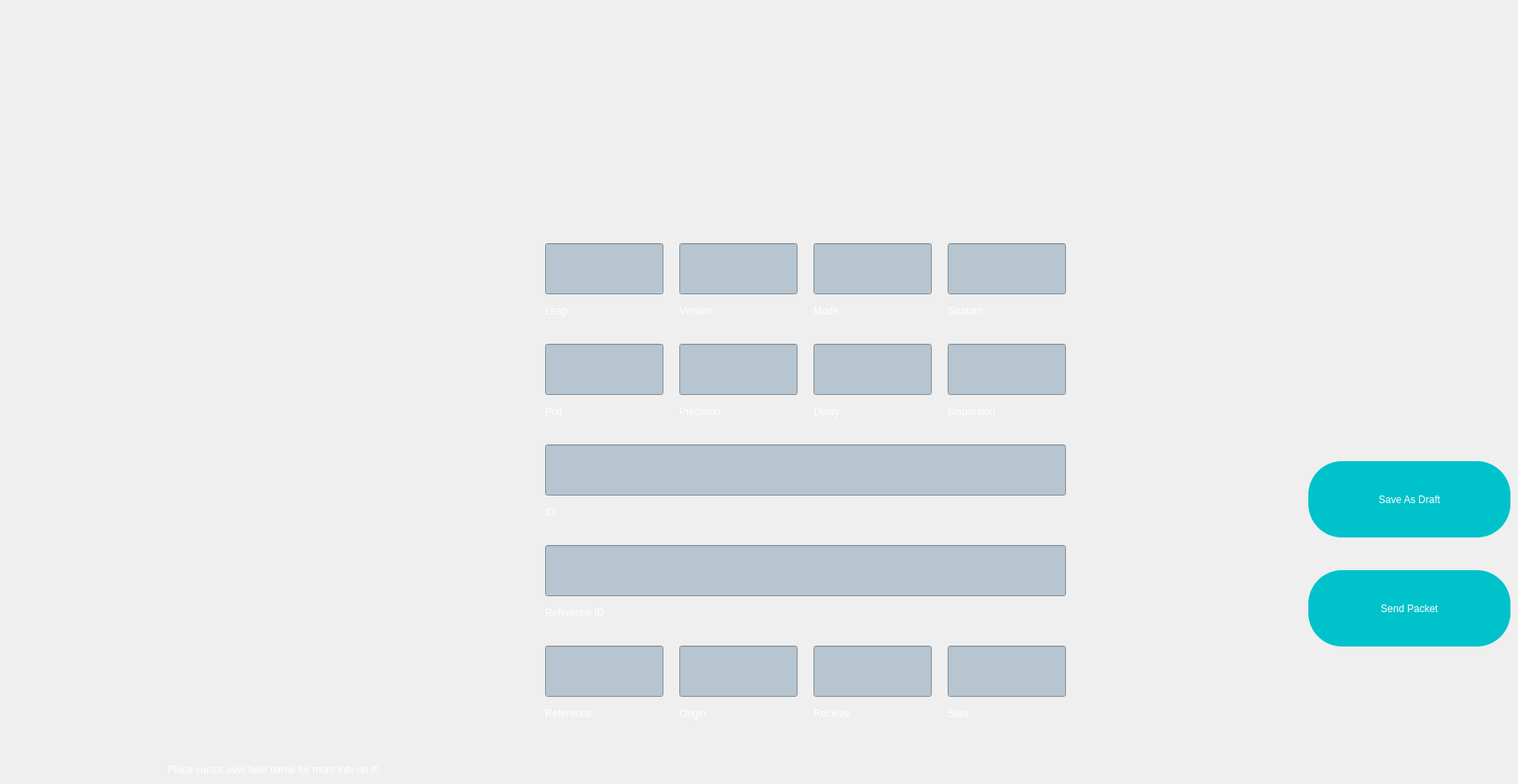
        <widget class="QWidget" name="NTP">
         <property name="styleSheet">
          <string notr="true">background-image: url(:/bg1/ntp.png);</string>
         </property>
         <widget class="QPushButton" name="send_ntp">
          <property name="geometry">
           <rect>
            <x>1560</x>
            <y>680</y>
            <width>241</width>
            <height>91</height>
           </rect>
          </property>
          <property name="autoFillBackground">
           <bool>false</bool>
          </property>
          <property name="styleSheet">
           <string notr="true">font: 20pt &quot;Franklin Gothic Raw&quot;;
color: rgb(255, 255, 255);
border-radius: 40px;
padding: 10px 10px;
background: rgb(0, 194, 203);
</string>
          </property>
          <property name="text">
           <string>Send Packet</string>
          </property>
         </widget>
         <widget class="QPushButton" name="draft_ntp">
          <property name="geometry">
           <rect>
            <x>1560</x>
            <y>550</y>
            <width>241</width>
            <height>91</height>
           </rect>
          </property>
          <property name="autoFillBackground">
           <bool>false</bool>
          </property>
          <property name="styleSheet">
           <string notr="true">font: 20pt &quot;Franklin Gothic Raw&quot;;
color: rgb(255, 255, 255);
border-radius: 40px;
padding: 10px 10px;
background: rgb(0, 194, 203);
</string>
          </property>
          <property name="text">
           <string>Save As Draft</string>
          </property>
         </widget>
         <widget class="QLineEdit" name="mode_field">
          <property name="geometry">
           <rect>
            <x>970</x>
            <y>290</y>
            <width>141</width>
            <height>61</height>
           </rect>
          </property>
          <property name="styleSheet">
           <string notr="true">background: rgb(183, 197, 208);</string>
          </property>
          <property name="text">
           <string/>
          </property>
         </widget>
         <widget class="QLineEdit" name="dispersion_field">
          <property name="geometry">
           <rect>
            <x>1130</x>
            <y>410</y>
            <width>141</width>
            <height>61</height>
           </rect>
          </property>
          <property name="styleSheet">
           <string notr="true">background: rgb(183, 197, 208);</string>
          </property>
          <property name="text">
           <string/>
          </property>
         </widget>
         <widget class="QLineEdit" name="id_field">
          <property name="geometry">
           <rect>
            <x>650</x>
            <y>530</y>
            <width>621</width>
            <height>61</height>
           </rect>
          </property>
          <property name="styleSheet">
           <string notr="true">background: rgb(183, 197, 208);</string>
          </property>
          <property name="text">
           <string/>
          </property>
         </widget>
         <widget class="QLineEdit" name="delay_field">
          <property name="geometry">
           <rect>
            <x>970</x>
            <y>410</y>
            <width>141</width>
            <height>61</height>
           </rect>
          </property>
          <property name="styleSheet">
           <string notr="true">background: rgb(183, 197, 208);</string>
          </property>
          <property name="text">
           <string/>
          </property>
         </widget>
         <widget class="QLineEdit" name="poll_field">
          <property name="geometry">
           <rect>
            <x>650</x>
            <y>410</y>
            <width>141</width>
            <height>61</height>
           </rect>
          </property>
          <property name="styleSheet">
           <string notr="true">background: rgb(183, 197, 208);</string>
          </property>
          <property name="text">
           <string/>
          </property>
         </widget>
         <widget class="QLineEdit" name="sent_field">
          <property name="geometry">
           <rect>
            <x>1130</x>
            <y>770</y>
            <width>141</width>
            <height>61</height>
           </rect>
          </property>
          <property name="styleSheet">
           <string notr="true">background: rgb(183, 197, 208);</string>
          </property>
          <property name="text">
           <string/>
          </property>
         </widget>
         <widget class="QLineEdit" name="stratum_field">
          <property name="geometry">
           <rect>
            <x>1130</x>
            <y>290</y>
            <width>141</width>
            <height>61</height>
           </rect>
          </property>
          <property name="styleSheet">
           <string notr="true">background: rgb(183, 197, 208);</string>
          </property>
          <property name="text">
           <string/>
          </property>
         </widget>
         <widget class="QLineEdit" name="version_field">
          <property name="geometry">
           <rect>
            <x>810</x>
            <y>290</y>
            <width>141</width>
            <height>61</height>
           </rect>
          </property>
          <property name="styleSheet">
           <string notr="true">background: rgb(183, 197, 208);</string>
          </property>
          <property name="text">
           <string/>
          </property>
         </widget>
         <widget class="QLineEdit" name="precision_field">
          <property name="geometry">
           <rect>
            <x>810</x>
            <y>410</y>
            <width>141</width>
            <height>61</height>
           </rect>
          </property>
          <property name="styleSheet">
           <string notr="true">background: rgb(183, 197, 208);</string>
          </property>
          <property name="text">
           <string/>
          </property>
         </widget>
         <widget class="QLineEdit" name="leap_field">
          <property name="geometry">
           <rect>
            <x>650</x>
            <y>290</y>
            <width>141</width>
            <height>61</height>
           </rect>
          </property>
          <property name="styleSheet">
           <string notr="true">background: rgb(183, 197, 208);</string>
          </property>
          <property name="text">
           <string/>
          </property>
         </widget>
         <widget class="QLineEdit" name="referenceid_field">
          <property name="geometry">
           <rect>
            <x>650</x>
            <y>650</y>
            <width>621</width>
            <height>61</height>
           </rect>
          </property>
          <property name="styleSheet">
           <string notr="true">background: rgb(183, 197, 208);</string>
          </property>
          <property name="text">
           <string/>
          </property>
         </widget>
         <widget class="QLineEdit" name="recieve_field">
          <property name="geometry">
           <rect>
            <x>970</x>
            <y>770</y>
            <width>141</width>
            <height>61</height>
           </rect>
          </property>
          <property name="styleSheet">
           <string notr="true">background: rgb(183, 197, 208);</string>
          </property>
          <property name="text">
           <string/>
          </property>
         </widget>
         <widget class="QLineEdit" name="origin_field">
          <property name="geometry">
           <rect>
            <x>810</x>
            <y>770</y>
            <width>141</width>
            <height>61</height>
           </rect>
          </property>
          <property name="styleSheet">
           <string notr="true">background: rgb(183, 197, 208);</string>
          </property>
          <property name="text">
           <string/>
          </property>
         </widget>
         <widget class="QLineEdit" name="reference_field">
          <property name="geometry">
           <rect>
            <x>650</x>
            <y>770</y>
            <width>141</width>
            <height>61</height>
           </rect>
          </property>
          <property name="styleSheet">
           <string notr="true">background: rgb(183, 197, 208);</string>
          </property>
          <property name="text">
           <string/>
          </property>
         </widget>
         <widget class="QLabel" name="srcad_23">
          <property name="geometry">
           <rect>
            <x>810</x>
            <y>470</y>
            <width>141</width>
            <height>41</height>
           </rect>
          </property>
          <property name="styleSheet">
           <string notr="true">color: rgb(255, 255, 255);
font: 14pt &quot;Franklin Gothic Cond&quot;;
background: transparent;</string>
          </property>
          <property name="text">
           <string>Precision</string>
          </property>
         </widget>
         <widget class="QLabel" name="srcad_24">
          <property name="geometry">
           <rect>
            <x>1130</x>
            <y>470</y>
            <width>141</width>
            <height>41</height>
           </rect>
          </property>
          <property name="styleSheet">
           <string notr="true">color: rgb(255, 255, 255);
font: 14pt &quot;Franklin Gothic Cond&quot;;
background: transparent;</string>
          </property>
          <property name="text">
           <string>Dispersion</string>
          </property>
         </widget>
         <widget class="QLabel" name="srcad_25">
          <property name="geometry">
           <rect>
            <x>970</x>
            <y>470</y>
            <width>141</width>
            <height>41</height>
           </rect>
          </property>
          <property name="styleSheet">
           <string notr="true">color: rgb(255, 255, 255);
font: 14pt &quot;Franklin Gothic Cond&quot;;
background: transparent;</string>
          </property>
          <property name="text">
           <string>Delay</string>
          </property>
         </widget>
         <widget class="QLabel" name="srcad_26">
          <property name="geometry">
           <rect>
            <x>650</x>
            <y>470</y>
            <width>141</width>
            <height>41</height>
           </rect>
          </property>
          <property name="styleSheet">
           <string notr="true">color: rgb(255, 255, 255);
font: 14pt &quot;Franklin Gothic Cond&quot;;
background: transparent;</string>
          </property>
          <property name="text">
           <string>Poll</string>
          </property>
         </widget>
         <widget class="QLabel" name="srcad_27">
          <property name="geometry">
           <rect>
            <x>650</x>
            <y>590</y>
            <width>621</width>
            <height>41</height>
           </rect>
          </property>
          <property name="styleSheet">
           <string notr="true">color: rgb(255, 255, 255);
font: 14pt &quot;Franklin Gothic Cond&quot;;
background: transparent;</string>
          </property>
          <property name="text">
           <string>ID</string>
          </property>
         </widget>
         <widget class="QLabel" name="srcad_28">
          <property name="geometry">
           <rect>
            <x>970</x>
            <y>830</y>
            <width>141</width>
            <height>41</height>
           </rect>
          </property>
          <property name="styleSheet">
           <string notr="true">color: rgb(255, 255, 255);
font: 14pt &quot;Franklin Gothic Cond&quot;;
background: transparent;</string>
          </property>
          <property name="text">
           <string>Recieve</string>
          </property>
         </widget>
         <widget class="QLabel" name="srcad_29">
          <property name="geometry">
           <rect>
            <x>650</x>
            <y>830</y>
            <width>141</width>
            <height>41</height>
           </rect>
          </property>
          <property name="styleSheet">
           <string notr="true">color: rgb(255, 255, 255);
font: 14pt &quot;Franklin Gothic Cond&quot;;
background: transparent;</string>
          </property>
          <property name="text">
           <string>Reference</string>
          </property>
         </widget>
         <widget class="QLabel" name="srcad_30">
          <property name="geometry">
           <rect>
            <x>810</x>
            <y>830</y>
            <width>141</width>
            <height>41</height>
           </rect>
          </property>
          <property name="styleSheet">
           <string notr="true">color: rgb(255, 255, 255);
font: 14pt &quot;Franklin Gothic Cond&quot;;
background: transparent;</string>
          </property>
          <property name="text">
           <string>Origin</string>
          </property>
         </widget>
         <widget class="QLabel" name="srcad_31">
          <property name="geometry">
           <rect>
            <x>1130</x>
            <y>830</y>
            <width>141</width>
            <height>41</height>
           </rect>
          </property>
          <property name="styleSheet">
           <string notr="true">color: rgb(255, 255, 255);
font: 14pt &quot;Franklin Gothic Cond&quot;;
background: transparent;</string>
          </property>
          <property name="text">
           <string>Sent</string>
          </property>
         </widget>
         <widget class="QLabel" name="srcad_32">
          <property name="geometry">
           <rect>
            <x>650</x>
            <y>710</y>
            <width>621</width>
            <height>41</height>
           </rect>
          </property>
          <property name="styleSheet">
           <string notr="true">color: rgb(255, 255, 255);
font: 14pt &quot;Franklin Gothic Cond&quot;;
background: transparent;</string>
          </property>
          <property name="text">
           <string>Reference ID</string>
          </property>
         </widget>
         <widget class="QLabel" name="srcad_33">
          <property name="geometry">
           <rect>
            <x>970</x>
            <y>350</y>
            <width>141</width>
            <height>41</height>
           </rect>
          </property>
          <property name="styleSheet">
           <string notr="true">color: rgb(255, 255, 255);
font: 14pt &quot;Franklin Gothic Cond&quot;;
background: transparent;</string>
          </property>
          <property name="text">
           <string>Mode</string>
          </property>
         </widget>
         <widget class="QLabel" name="srcad_34">
          <property name="geometry">
           <rect>
            <x>1130</x>
            <y>350</y>
            <width>141</width>
            <height>41</height>
           </rect>
          </property>
          <property name="styleSheet">
           <string notr="true">color: rgb(255, 255, 255);
font: 14pt &quot;Franklin Gothic Cond&quot;;
background: transparent;</string>
          </property>
          <property name="text">
           <string>Stratum</string>
          </property>
         </widget>
         <widget class="QLabel" name="srcad_35">
          <property name="geometry">
           <rect>
            <x>810</x>
            <y>350</y>
            <width>141</width>
            <height>41</height>
           </rect>
          </property>
          <property name="styleSheet">
           <string notr="true">color: rgb(255, 255, 255);
font: 14pt &quot;Franklin Gothic Cond&quot;;
background: transparent;</string>
          </property>
          <property name="text">
           <string>Version</string>
          </property>
         </widget>
         <widget class="QLabel" name="srcad_36">
          <property name="geometry">
           <rect>
            <x>650</x>
            <y>350</y>
            <width>141</width>
            <height>41</height>
           </rect>
          </property>
          <property name="styleSheet">
           <string notr="true">color: rgb(255, 255, 255);
font: 14pt &quot;Franklin Gothic Cond&quot;;
background: transparent;</string>
          </property>
          <property name="text">
           <string>Leap</string>
          </property>
         </widget>
         <widget class="QLabel" name="info_6">
          <property name="geometry">
           <rect>
            <x>200</x>
            <y>910</y>
            <width>351</width>
            <height>16</height>
           </rect>
          </property>
          <property name="styleSheet">
           <string notr="true">color: rgb(255, 255, 255);
font: 10pt &quot;Franklin Gothic Cond&quot;;
background: transparent;</string>
          </property>
          <property name="text">
           <string>Place cursor over field name for more info on it!</string>
          </property>
         </widget>
        </widget>
